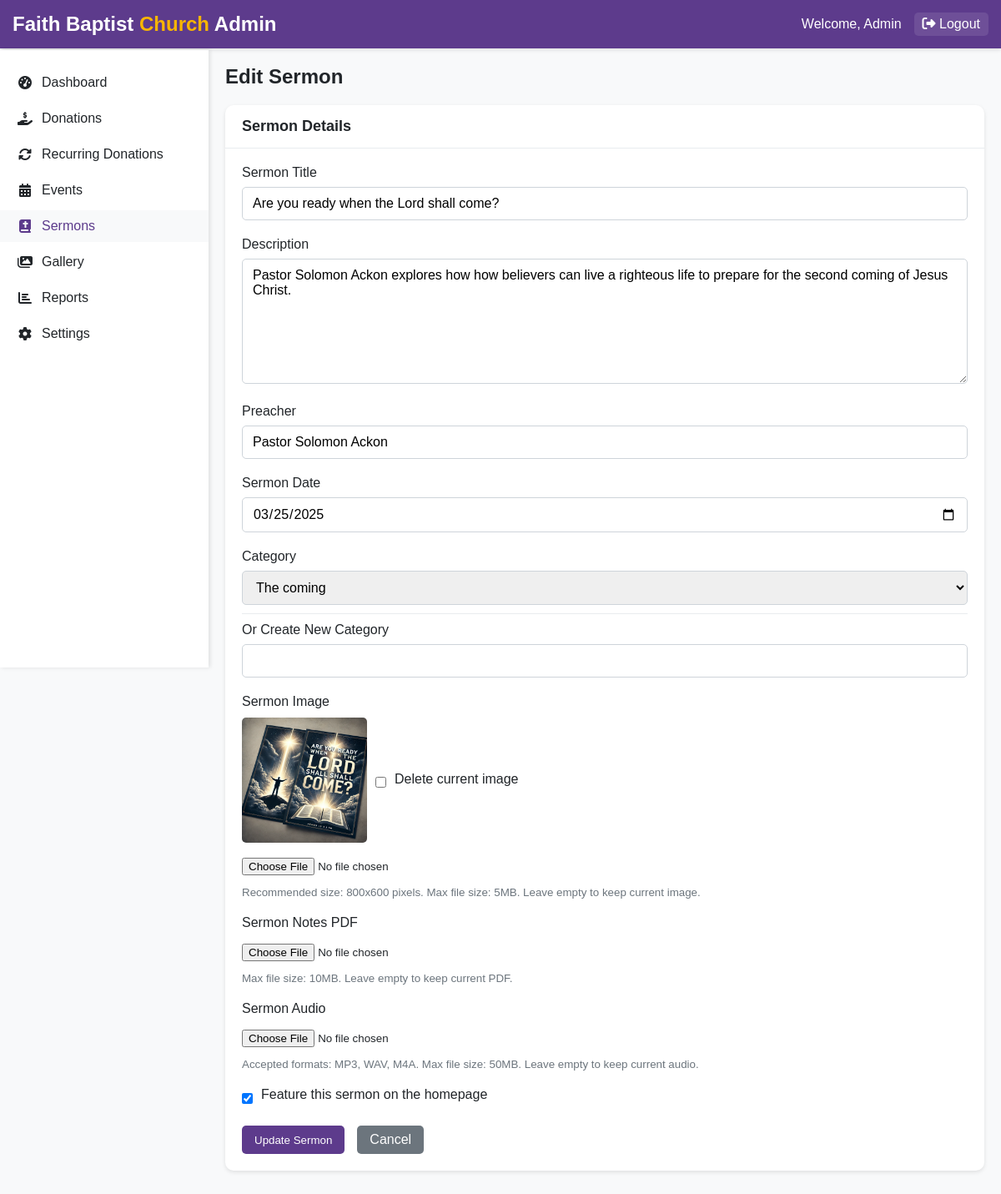
The page /admin/edit-sermon.php?id=1 (signed in) on the database its author committed.
### tables this page shows
CREATE TABLE `sermons` (
  `id` int(11) UNSIGNED NOT NULL,
  `title` varchar(255) NOT NULL,
  `description` text NOT NULL,
  `preacher` varchar(255) NOT NULL,
  `sermon_date` date NOT NULL,
  `image` varchar(255) DEFAULT NULL,
  `pdf_file` varchar(255) DEFAULT NULL,
  `audio_file` varchar(255) DEFAULT NULL,
  `category` varchar(100) NOT NULL,
  `is_featured` tinyint(1) NOT NULL DEFAULT 0,
  `created_at` timestamp NOT NULL DEFAULT current_timestamp(),
  `updated_at` timestamp NOT NULL DEFAULT current_timestamp() ON UPDATE current_timestamp()
);

### admin/edit-sermon.php (the view, shortened to what this page needs)
<?php
$id = (int)$_GET['id'];
$conn = db_connect();
$stmt = $conn->prepare("SELECT * FROM sermons WHERE id = ?");
$stmt->bind_param("i", $id);
$stmt->execute();
$result = $stmt->get_result();
$sermon = $result->fetch_assoc();
$categories_query = "SELECT DISTINCT category FROM sermons ORDER BY category";
$categories_result = $conn->query($categories_query);
$categories = [];
while ($row = $categories_result->fetch_assoc()) {
    $categories[] = $row['category'];
}
?>
<!DOCTYPE html>
<html lang="en">
<head>
    <link rel="stylesheet" href="https://cdnjs.cloudflare.com/ajax/libs/font-awesome/6.4.0/css/all.min.css">
</head>
<body>
    <header class="header">
        <div class="container">
            <div class="logo">
                Faith Baptist <span>Church</span> Admin
            </div>
            <div class="user-info">
                <span>Welcome, Admin</span>
                <a href="logout.php"><i class="fas fa-sign-out-alt"></i> Logout</a>
            </div>
        </div>
    </header>
    <aside class="sidebar">
        <ul class="sidebar-menu">
            <li><a href="index.php"><i class="fas fa-tachometer-alt"></i> Dashboard</a></li>
            <li><a href="donations.php"><i class="fas fa-hand-holding-usd"></i> Donations</a></li>
            <li><a href="recurring.php"><i class="fas fa-sync-alt"></i> Recurring Donations</a></li>
            <li><a href="events.php"><i class="fas fa-calendar-alt"></i> Events</a></li>
            <li><a href="sermons.php" class="active"><i class="fas fa-bible"></i> Sermons</a></li>
            <li><a href="gallery.php"><i class="fas fa-images"></i> Gallery</a></li>
            <li><a href="reports.php"><i class="fas fa-chart-bar"></i> Reports</a></li>
            <li><a href="settings.php"><i class="fas fa-cog"></i> Settings</a></li>
        </ul>
    </aside>
    <main class="main-content">
        <h1 class="page-title">Edit Sermon</h1>
        <div class="card">
            <div class="card-header">
                <h2 class="card-title">Sermon Details</h2>
            </div>
            <div class="card-body">
                <form action="" method="post" enctype="multipart/form-data">
                    <div class="form-group">
                        <label for="title">Sermon Title</label>
                        <input type="text" id="title" name="title" required value="<?php echo htmlspecialchars($sermon['title']); ?>">
                    </div>
                    <div class="form-group">
                        <label for="description">Description</label>
                        <textarea id="description" name="description" required><?php echo htmlspecialchars($sermon['description']); ?></textarea>
                    </div>
                    <div class="form-group">
                        <label for="preacher">Preacher</label>
                        <input type="text" id="preacher" name="preacher" required value="<?php echo htmlspecialchars($sermon['preacher']); ?>">
                    </div>
                    <div class="form-group">
                        <label for="sermon_date">Sermon Date</label>
                        <input type="date" id="sermon_date" name="sermon_date" required value="<?php echo $sermon['sermon_date']; ?>">
                    </div>
                    <div class="form-group">
                        <label for="category">Category</label>
                        <select id="category" name="category">
                            <?php foreach ($categories as $cat): ?>
                                <option value="<?php echo htmlspecialchars($cat); ?>" <?php echo $sermon['category'] === $cat ? 'selected' : ''; ?>><?php echo htmlspecialchars($cat); ?></option>
                            <?php endforeach; ?>
                        </select>
                        <div class="category-section">
                            <label for="new_category">Or Create New Category</label>
                            <input type="text" id="new_category" name="new_category" value="">
                        </div>
                    </div>
                    <div class="form-group">
                        <label for="image">Sermon Image</label>
                        <?php if (!empty($sermon['image']) && file_exists("../uploads/sermons/images/{$sermon['image']}")): ?>
                            <div class="current-file">
                                <img src="../uploads/sermons/images/<?php echo $sermon['image']; ?>" alt="<?php echo htmlspecialchars($sermon['title']); ?>">
                                <div class="delete-file">
                                    <input type="checkbox" id="delete_image" name="delete_image" value="1">
                                    <label for="delete_image">Delete current image</label>
                                </div>
                            </div>
                        <?php endif; ?>
                        <input type="file" id="image" name="image" accept="image/*">
                        <small style="display: block; margin-top: 5px; color: #6c757d;">Recommended size: 800x600 pixels. Max file size: 5MB. Leave empty to keep current image.</small>
                    </div>
                    <div class="form-group">
                        <label for="pdf_file">Sermon Notes PDF</label>
                        <input type="file" id="pdf_file" name="pdf_file" accept=".pdf">
                        <small style="display: block; margin-top: 5px; color: #6c757d;">Max file size: 10MB. Leave empty to keep current PDF.</small>
                    </div>
                    <div class="form-group">
                        <label for="audio_file">Sermon Audio</label>
                        <input type="file" id="audio_file" name="audio_file" accept=".mp3,.wav,.m4a">
                        <small style="display: block; margin-top: 5px; color: #6c757d;">Accepted formats: MP3, WAV, M4A. Max file size: 50MB. Leave empty to keep current audio.</small>
                    </div>
                    <div class="form-group form-check">
                        <input type="checkbox" id="is_featured" name="is_featured" <?php echo $sermon['is_featured'] ? 'checked' : ''; ?>>
                        <label for="is_featured">Feature this sermon on the homepage</label>
                    </div>
                    <div style="display: flex; gap: 15px;">
                        <button type="submit" class="btn">Update Sermon</button>
                        <a href="sermons.php" class="btn btn-secondary">Cancel</a>
                    </div>
                </form>
            </div>
        </div>
    </main>
</body>
</html>

### admin/edit-sermon.php (style rules this page uses)
* { margin: 0; padding: 0; box-sizing: border-box; }
body { font-family: 'Poppins', sans-serif; background-color: #f8f9fa; color: #212529; }
.container { max-width: 1200px; margin: 0 auto; padding: 0 15px; }
.header { background-color: #5d3b8c; color: white; padding: 15px 0; box-shadow: 0 2px 5px rgba(0, 0, 0, 0.1); }
.header .container { display: flex; justify-content: space-between; align-items: center; }
.logo { font-size: 24px; font-weight: 700; }
.logo span { color: #f8b500; }
.user-info { display: flex; align-items: center; gap: 15px; }
.user-info a { color: white; text-decoration: none; padding: 5px 10px; border-radius: 5px; background-color: rgba(255, 255, 255, 0.1); transition: background-color 0.3s; }
.sidebar { width: 250px; background-color: white; height: calc(100vh - 60px); position: fixed; top: 60px; left: 0; box-shadow: 2px 0 5px rgba(0, 0, 0, 0.1); padding: 20px 0; }
.sidebar-menu { list-style: none; }
.sidebar-menu li { margin-bottom: 5px; }
.sidebar-menu a { display: flex; align-items: center; padding: 10px 20px; color: #212529; text-decoration: none; transition: background-color 0.3s; }
.sidebar-menu a:hover, .sidebar-menu a.active { background-color: #f8f9fa; color: #5d3b8c; }
.sidebar-menu a i { margin-right: 10px; width: 20px; text-align: center; }
.main-content { margin-left: 250px; padding: 20px; }
.page-title { margin-bottom: 20px; font-size: 24px; font-weight: 700; }
.card { background-color: white; border-radius: 10px; box-shadow: 0 2px 5px rgba(0, 0, 0, 0.1); margin-bottom: 20px; }
.card-header { padding: 15px 20px; border-bottom: 1px solid #e9ecef; display: flex; justify-content: space-between; align-items: center; }
.card-title { font-size: 18px; font-weight: 700; margin: 0; }
.card-body { padding: 20px; }
.btn { display: inline-block; padding: 8px 15px; background-color: #5d3b8c; color: white; border: none; border-radius: 5px; cursor: pointer; text-decoration: none; transition: background-color 0.3s; }
.btn-secondary { background-color: #6c757d; }
.form-group { margin-bottom: 20px; }
.form-group label { display: block; margin-bottom: 8px; font-weight: 500; }
.form-group input[type="text"], .form-group input[type="date"], .form-group textarea, .form-group select { width: 100%; padding: 10px 12px; border: 1px solid #ced4da; border-radius: 5px; font-family: inherit; font-size: 16px; }
.form-group textarea { height: 150px; resize: vertical; }
.form-group input[type="file"] { padding: 8px 0; }
.form-group input[type="checkbox"] { margin-right: 10px; }
.form-check { display: flex; align-items: center; }
.current-file { margin-top: 10px; margin-bottom: 10px; display: flex; align-items: center; gap: 10px; }
.current-file img { max-width: 200px; max-height: 150px; border-radius: 5px; }
.delete-file { display: flex; align-items: center; margin-top: 5px; }
.category-section { margin-top: 10px; padding-top: 10px; border-top: 1px solid #e9ecef; }

### rows shown on the page
sermons: title "Are you ready when the Lord shall come?", description "Pastor Solomon Ackon explores how how believers can live a righteous life to prepare for the second coming of Jesus Christ.", preacher "Pastor Solomon Ackon", sermon_date "03/25/2025", category "The coming", image (picture), is_featured "☑"
